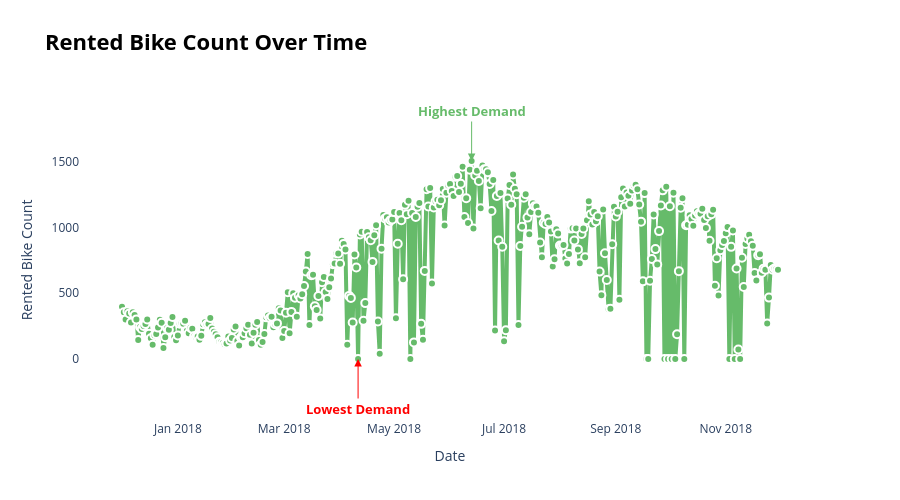

The cell this chart's notebook holds for it:
### Code cell
import plotly.express as px

# 1. Group the data
hourly_demand = df.groupby('Date')['Rented Bike Count'].mean().reset_index()

# 2. Create Interactive Line Chart
fig = px.line(
    hourly_demand,
    x='Date',
    y='Rented Bike Count',
    markers=True,
    title='<b>Rented Bike Count Over Time</b>'
)

# 3. Style
light_green = '#66BB6A'

fig.update_traces(
    line_color=light_green,
    line_width=4,
    marker=dict(
        size=8,
        color=light_green,
        line=dict(width=2, color='white')
    )
)

# 4. Find highest and lowest demand points
max_row = hourly_demand.loc[hourly_demand['Rented Bike Count'].idxmax()]
min_row = hourly_demand.loc[hourly_demand['Rented Bike Count'].idxmin()]

# 5. Add annotations
fig.add_annotation(
    x=max_row['Date'],
    y=max_row['Rented Bike Count'],
    text="<b>Highest Demand</b>",
    showarrow=True,
    arrowhead=2,
    arrowsize=1.5,
    arrowcolor=light_green,
    font=dict(color=light_green, size=13),
    ax=0,
    ay=-50
)

fig.add_annotation(
    x=min_row['Date'],
    y=min_row['Rented Bike Count'],
    text="<b>Lowest Demand</b>",
    showarrow=True,
    arrowhead=2,
    arrowsize=1.5,
    arrowcolor='red',
    font=dict(color='red', size=13),
    ax=0,
    ay=50
)

# 6. Layout
fig.update_layout(
    width=900,
    height=500,
    title_font=dict(color='black', size=22),
    plot_bgcolor='white',
    paper_bgcolor='white',
    xaxis=dict(
        title='Date',
        showgrid=False
    ),
    yaxis=dict(
        title='Rented Bike Count',
        showgrid=False
    ),
    showlegend=False,
    hovermode='x unified'
)

# 7. Show chart
fig.show()

### Figure 1 — Plotly figure (JSON) as saved in the notebook; plotly's stock layout.template omitted (floating-point values rounded to 4 significant figures; data arrays with more than 128 entries replaced by an {"elided": "..."} marker saying what was removed)
{"data": [{"hovertemplate": "Date=%{x}<br>Rented Bike Count=%{y}<extra></extra>", "legendgroup": "", "line": {"color": "#66BB6A", "dash": "solid", "width": 4}, "marker": {"color": "#66BB6A", "line": {"color": "white", "width": 2}, "size": 8, "symbol": "circle"}, "mode": "lines+markers", "name": "", "orientation": "v", "showlegend": false, "type": "scatter", "x": {"elided": "365 str values"}, "xaxis": "x", "y": {"elided": "365 float values"}, "yaxis": "y"}], "layout": {"annotations": [{"arrowcolor": "#66BB6A", "arrowhead": 2, "arrowsize": 1.5, "ax": 0, "ay": -50, "font": {"color": "#66BB6A", "size": 13}, "showarrow": true, "text": "<b>Highest Demand</b>", "x": "2018-06-13T00:00:00", "y": 1506.0}, {"arrowcolor": "red", "arrowhead": 2, "arrowsize": 1.5, "ax": 0, "ay": 50, "font": {"color": "red", "size": 13}, "showarrow": true, "text": "<b>Lowest Demand</b>", "x": "2018-04-11T00:00:00", "y": 0}], "height": 500, "hovermode": "x unified", "legend": {"tracegroupgap": 0}, "paper_bgcolor": "white", "plot_bgcolor": "white", "showlegend": false, "title": {"font": {"color": "black", "size": 22}, "text": "<b>Rented Bike Count Over Time</b>"}, "width": 900, "xaxis": {"anchor": "y", "domain": [0, 1], "showgrid": false, "title": {"text": "Date"}}, "yaxis": {"anchor": "x", "domain": [0, 1], "showgrid": false, "title": {"text": "Rented Bike Count"}}}}
